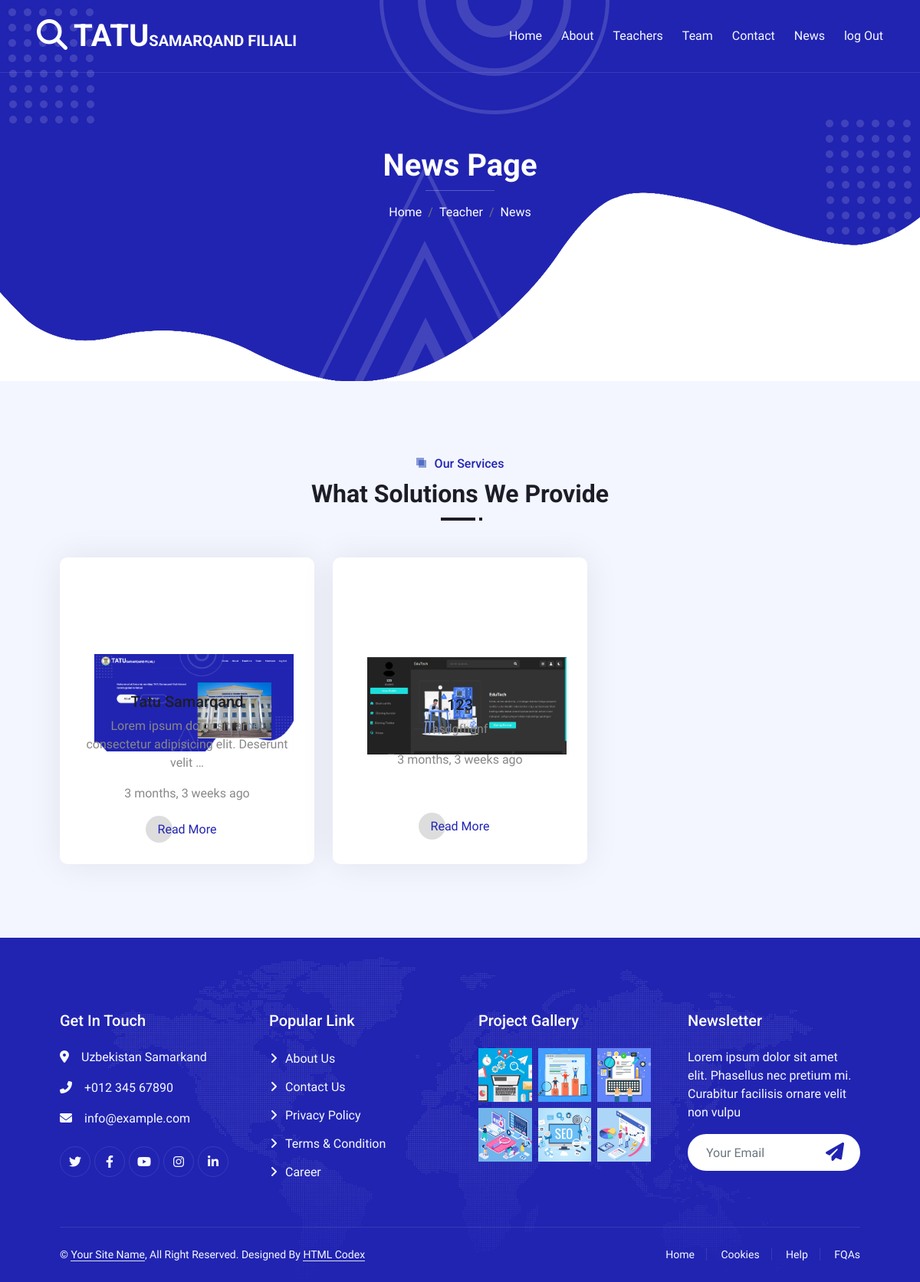
The app's page /news/ (signed in) with its own data.
### team/models.py (models this page shows, shortened)
class NewsModel(models.Model):
    title = models.CharField(max_length=100)
    img1 = models.ImageField(upload_to='img')
    text = models.TextField(max_length=1000)
    datatime = models.DateTimeField(auto_now=True)

### team/views.py (the view)
# urls.py: path('news/',NewsView,name='news'),
def NewsView(request):
    context = NewsModel.objects.all()
    return render(request,'team/news.html',{'context':context})

### team/templates/team/news.html (shortened to what this page needs)
{% extends 'base.html' %}
{% load static %}
  {% block content %}
  <div class="container-xxl py-5 bg-primary hero-header mb-5">
    <div class="container my-5 py-5 px-lg-5">
        <div class="row g-5 py-5">
            <div class="col-12 text-center">
                <h1 class="text-white animated zoomIn">News Page</h1>
                <hr class="bg-white mx-auto mt-0" style="width: 90px;">
                <nav aria-label="breadcrumb">
                    <ol class="breadcrumb justify-content-center">
                        <li class="breadcrumb-item"><a class="text-white" href="{% url 'home' %}">Home</a></li>
                        <li class="breadcrumb-item"><a class="text-white" href="{% url 'teachers' %}">Teacher</a></li>
                        <li class="breadcrumb-item text-white active" aria-current="page">News</li>
                    </ol>
                </nav>
            </div>
        </div>
    </div>
  </div>
  <div class="container-xxl py-5">
    <div class="container px-lg-5">
      <div class="section-title position-relative text-center mb-5 pb-2 wow fadeInUp" data-wow-delay="0.1s">
          <h6 class="position-relative d-inline text-primary ps-4">Our Services</h6>
          <h2 class="mt-2">What Solutions We Provide</h2>
      </div>
      <div class="row g-4">
        {% for i in context %}
          <div class="col-lg-4 col-md-6 wow zoomIn" data-wow-delay="0.1s">
              <div class="service-item d-flex flex-column justify-content-center text-center rounded">
                  <div class="mt-1 mb-3 flex-shrink-0" style="width: 300px; height: 130px;">
                      <img class="mt-7" style="width: 260px;" src="{{ i.img1.url }}" alt="">
                  </div>
                  <h5 class="mb-0">{{i.title}}</h5>
                  <p class="mt-2">{{i.text|truncatewords:10}}</p>
                  <p>{{i.datatime|timesince}} ago</p>
                  <a class="btn px-3 mt-auto mx-auto" href="{% url 'newsinfo' i.title %}">Read More</a>
              </div>
          </div>
          {% endfor %}
      </div>
    </div>
  </div>
  {% endblock content %}

### static/css/style.css (style rules this page uses)
:root { --primary: #2124B1; --secondary: #4777F5; --light: #F7FAFF; --dark: #1D1D27; }
h1, h2, h3, .fw-bold { font-weight: 700 !important; }
h4, h5, h6, .fw-medium { font-weight: 500 !important; }
.btn { font-weight: 500; transition: .5s; }
.hero-header { background: url(../img/bg-dot.png), url(../img/bg-dot.png), url(../img/bg-round.png), url(../img/bg-tree.png), url(../img/bg-bottom-hero.png); background-position: 10px 10px, bottom 190px right 10px, left 55% top -1px, left 45% bottom -1px, center bottom -1px; background-repeat: no-repeat; }
.section-title::before { position: absolute; content: ""; width: 45px; height: 4px; bottom: 0; left: 0; background: var(--dark); }
.section-title::after { position: absolute; content: ""; width: 4px; height: 4px; bottom: 0; left: 50px; background: var(--dark); }
.section-title.text-center::before { left: 50%; margin-left: -25px; }
.section-title.text-center::after { left: 50%; margin-left: 25px; }
.section-title h6::before, .section-title h6::after { position: absolute; content: ""; width: 10px; height: 10px; top: 2px; left: 0; background: rgba(33, 66, 177, .5); }
.section-title h6::after { top: 5px; left: 3px; }
.service-item { position: relative; height: 400px; padding: 30px 25px; background: #FFFFFF; box-shadow: 0 0 45px rgba(0, 0, 0, .08); transition: .5s; }
.service-item h5, .service-item p { transition: .5s; }
.service-item a.btn { position: relative; display: flex; color: var(--primary); transition: .5s; z-index: 1; }
.service-item a.btn::before { position: absolute; content: ""; width: 35px; height: 35px; top: 0; left: 0; border-radius: 35px; background: #DDDDDD; transition: .5s; z-index: -1; }

### records on screen
NewsModel: img1 (picture), title "Tatu Samarqand", text "Lorem ipsum dolor sit, amet consectetur adipisicing elit. Deserunt velit …", datatime "3 months, 3 weeks"
NewsModel: img1 (picture), title "123", text "asdgfhgnf", datatime "3 months, 3 weeks"
